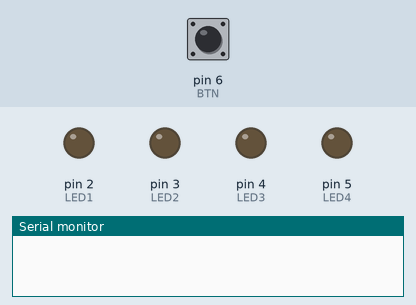
This sketch was run on a simulated Arduino Uno, built with avr-gcc and run on an emulated ATmega328P. Shown: output pins drawn as LEDs (lit = HIGH), the last lines printed to the serial monitor. Inputs (shaded band) come from the test bench; at power-on: pin 6 (BTN) HIGH.

Above: at 1.2 s.
1.3 s: pin 6 (BTN) pulled LOW for 0.15 s
At 2.5 s:
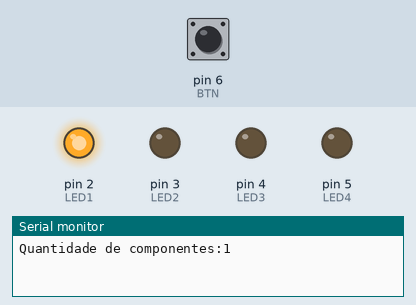
3.0 s: pin 6 (BTN) pulled LOW for 1 s
At 5.0 s:
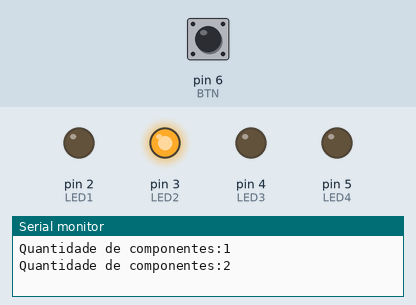
5.5 s: pin 6 (BTN) pulled LOW for 0.15 s
At 6.9 s:
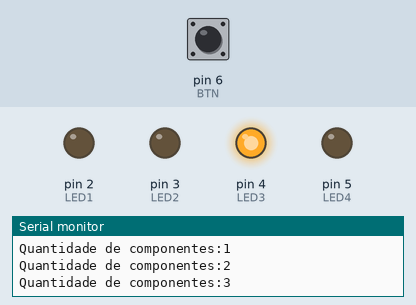
7.2 s: pin 6 (BTN) pulled LOW for 3.2 s
At 11.2 s:
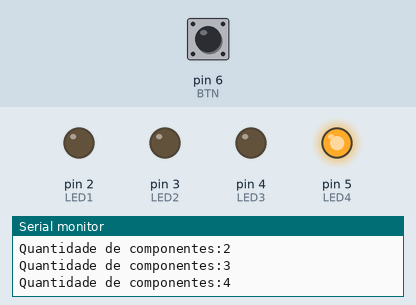
Timing chart, 0 to 12.7 s (numbered marks = the images above; inputs shaded):
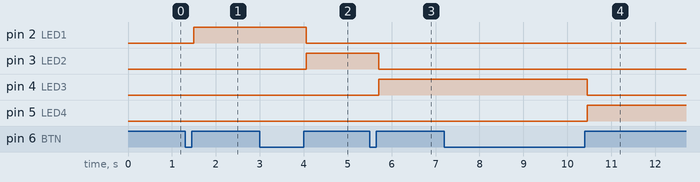

Measured:
- after the input at 1.3 s, pin 2 (LED1): LOW → HIGH after 0.20 s
- after the input at 3.0 s, pin 2 (LED1): HIGH → LOW after 1.1 s; pin 3 (LED2): LOW → HIGH after 1.1 s
- after the input at 5.5 s, pin 3 (LED2): HIGH → LOW after 0.20 s; pin 4 (LED3): LOW → HIGH after 0.20 s
- after the input at 7.2 s, pin 4 (LED3): HIGH → LOW after 3.3 s; pin 5 (LED4): LOW → HIGH after 3.3 s

The sketch:

code.ino
```cpp
/*
	Projeto: Contador Simples
    Cliente: SENAI-Timbó
    Projetista: William Colasso Pereira
    Data: 14/08/24 - Versão: 1.0


    Resumo: Contagem de eventos

*/
//Definição de Constantes

#define LED1 2 //Pino do LED
#define LED2 3 //Pino do LED
#define LED3 4 //Pino do LED
#define LED4 5 //Pino do LED
#define BTN 6 	//Pino do Botão(sensor)
#define TL 50 //Tempo de espera

//Definição de Variáveis

bool valueBT = 0; 		//Variável para o valor do botão
bool arrowSensor = 0;	//Variável que identifica a passagem de peça
int counter = 0; 		//Variável para condizer o indice de contagem


void setup()	//Inicialização Base
{
  pinMode(LED1, OUTPUT);	//Define o pino como saída
  pinMode(LED2, OUTPUT);	//Define o pino como saída
  pinMode(LED3, OUTPUT);	//Define o pino como saída
  pinMode(LED4, OUTPUT);	//Define o pino como saída
  pinMode(BTN,INPUT);	//Define o pino como entrada
  Serial.begin(9601);	//Define a taxa de bits do monitor Serial
}

void loop() //programação em loop
{
  valueBT = digitalRead(BTN);
  delay(TL);

  if(!valueBT){ 	//Teste se tem peça no sensor
    arrowSensor = 1;//Atribui um valor alto na variavel
  }

  if(valueBT && arrowSensor){	//Te se a peça saiu
    counter++;					//Incrementa 1 ao valor do contador
    arrowSensor = 0;
    Serial.print("Quantidade de componentes:");
    Serial.println(counter);
    /*
    if(counter == 1){
     digitalWrite(LED1,HIGH);
     digitalWrite(LED4,LOW);
    }else if(counter==2){
      digitalWrite(LED2,HIGH);
      digitalWrite(LED1,LOW);
    }else if(counter==3){
      digitalWrite(LED3,HIGH);
     digitalWrite(LED2,LOW);
    }else{
      digitalWrite(LED4,HIGH);
     digitalWrite(LED3,LOW);
      counter = 0;
    }
    */

    for(int i =1; i<5;i++){
      if(counter==i){
        digitalWrite(LED4,0);
        digitalWrite(i+1,1);
        digitalWrite(i,0);
        if(counter==4){
         counter = 0;
      	}
      }
    }
  }
}
```
